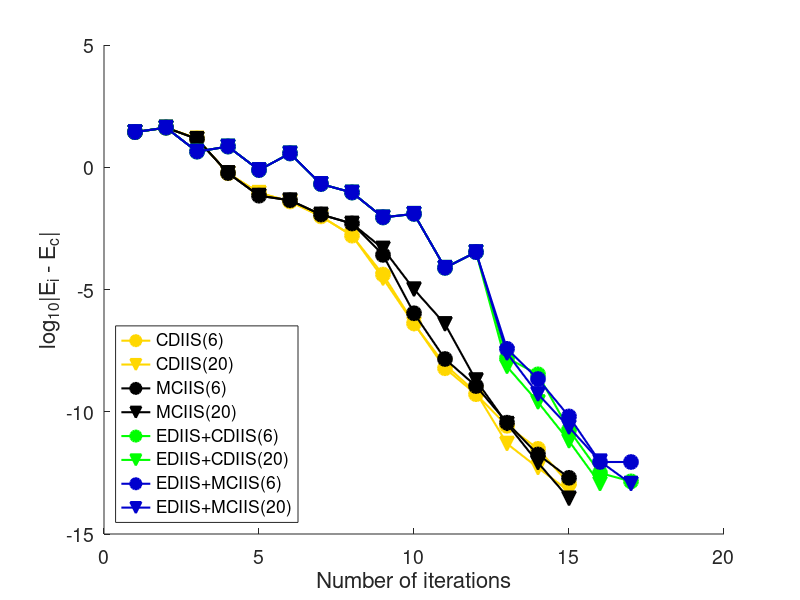

Here is the MATLAB script that generated this plot:


load aldeOut.mat;

maxSCFIter = 200;
ener = output.ener;
iter = output.iter;
energySet = output.energySet;

yellow = [255 215 0] ./ 255;
darkBlue = [0 0 205] ./ 255;

% shapes = {'s', 'o', 'v', '^', 'd', 'h', '<', '>'};
shapes = {'o', 'v', 'o', 'v', 'o', 'v', 'o', 'v'};
colors = {yellow, yellow, 'k', 'k', 'g', 'g', darkBlue, darkBlue};

for iType = 1:length(ener)
    fprintf('%0.8f  %d \n', ener{iType}, iter{iType});
end

energyArray = [ener{:}];
iterArray = [iter{:}];
minEnergy = min(energyArray(iterArray~=maxSCFIter));

hFig = figure();
set(hFig, 'Position', [10 10 800 600])
hold();
for iType = 1:length(ener)
    errorArray = log10(abs(energySet{iType} - minEnergy));
    errorArray(errorArray == -inf) = min(errorArray(errorArray ~= -inf));
    plot(1:length(energySet{iType}), errorArray, ...
        'LineWidth', 1.5, ...
        'Color', colors{iType}, ...
        'Marker', shapes{iType}, ...
        'MarkerFaceColor', colors{iType}, ...
        'MarkerSize', 10);
end

set(gca,'FontSize', 14)

xlabel('Number of iterations', 'FontSize', 16);
ylabel('log_{10}|E_i - E_c|', 'FontSize', 16);
legend('CDIIS(6)', 'CDIIS(20)', 'MCIIS(6)', 'MCIIS(20)', 'EDIIS+CDIIS(6)', 'EDIIS+CDIIS(20)', 'EDIIS+MCIIS(6)', 'EDIIS+MCIIS(20)', ...
    'Location', 'SouthWest');

outputFileName = './graphs/alde.pdf';
print(outputFileName, '-dpdf')


